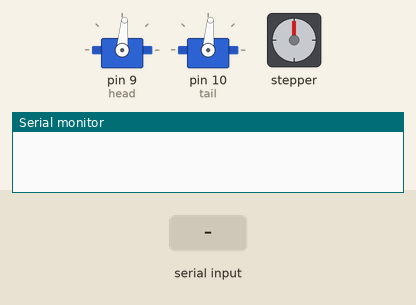
A sketch run on a simulated Arduino Uno, built with avr-gcc and run on an emulated ATmega328P. Shown: 2 × servo, stepper motor, the last lines printed to the serial monitor. The test bench sets the inputs (shaded band). Stepper angles assume 200 steps per turn.

Above: at 1.2 s.
1.3 s: "90,45,200\n" received over Serial
At 2.76 s:
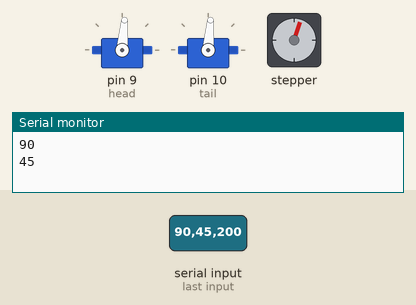
At 3.36 s:
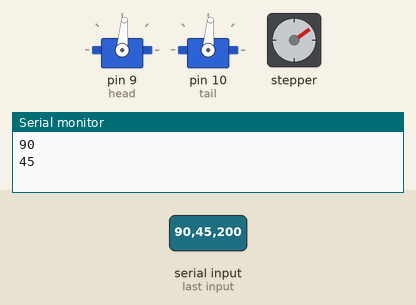
Timing chart, 0 to 19.3 s (numbered marks = the images above; inputs shaded):
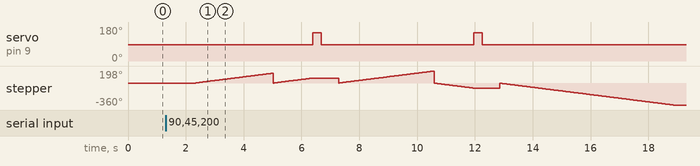

Measured:
- after the input at 1.3 s, servo on pin 9 (head): alternates 150° for 0.30 s and 85° for 5.3 s, starting after 5.1 s; stepper: turns 162° clockwise in 2.7 s, then 161° counter-clockwise in 0.00 s, then 80° clockwise in 1.3 s, then 80° counter-clockwise in 0.00 s, and so on

The sketch:

DF_Kitty_Final.ino
```cpp
#include <AFMotor.h>
#include <Servo.h>

#define DOWN  150
#define CENTER 85
#define UP      5

#define SHIFT  5
#define CTRL   150
// RG YB
AF_Stepper top_stepper(200, 2);
AF_Stepper left_stepper(200, 1);

Servo head;
Servo tail;

int top_step;
int left_step;

int past_top_step;
int past_left_step;

void setup() {
  Serial.begin(9600);

  head.attach(9);
  tail.attach(10);

  head.write(85);
  tail.write(85);

  top_step  = 0;
  left_step = 0;

  past_top_step  = 0;
  past_left_step = 0;
}

void loop() {
  if (!Serial.available()) return;

  String s = Serial.readString();
  String top, left;
  char* c = &s[0];
  bool comma = true;

  while(*c) {
    char *now_c = c;
    c++;

    if (*now_c == ',') {
      comma = !comma;
      if (comma == true) {
        top_step  = atoi(top.c_str());
        left_step = atoi(left.c_str());

        top  = "";
        left = "";

        Serial.println(top_step);
        Serial.println(left_step);

        move(top_stepper,  &past_top_step,  top_step);
        move(left_stepper, &past_left_step, left_step);
        key_press();
        key_release();
        continue;
      }
      continue;
    }

    if (*now_c == '.') {
      key_hold(SHIFT);
      continue;
    }

    if (*now_c == ' ' || *c == 0) {
      top_step  = atoi(top.c_str());
      left_step = atoi(left.c_str());

      top  = "";
      left = "";

      Serial.println(top_step);
      Serial.println(left_step);

      move(top_stepper,  &past_top_step,  top_step);
      move(left_stepper, &past_left_step, left_step);
      key_press();
      key_release();
      continue;
    }

    if (comma == true)
      top.concat(*now_c);
    else
      left.concat(*now_c);
  }

  move(top_stepper,  &past_top_step,  0);
  move(left_stepper, &past_left_step, 0);
}

void move(AF_Stepper stepper, int *past_step, int now_step) {
  int step_direction;
  if (*past_step < now_step) {
    step_direction = FORWARD;
  } else {
    step_direction = BACKWARD;
  }

  for (int i=0; i<abs(*past_step-now_step); i++) {
    stepper.step(1, step_direction, DOUBLE);
    delay(20);
  }

  *past_step = now_step;
}

void key_press() {
  head.write(DOWN);
  delay(300);

  head.write(CENTER);
  delay(300);
}

void key_hold(int SPECIAL_KEY) {
  tail.write(SPECIAL_KEY);
  delay(300);
}

void key_release() {
  tail.write(CENTER);
  delay(300);
}
```
